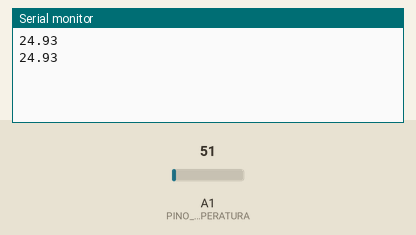
Recording of a sketch running on a simulated Arduino Uno, built with avr-gcc and run on an emulated ATmega328P. Parts: the last lines printed to the serial monitor. The inputs (shaded band) are chosen by the test bench; at power-on: A1 (PINO_SENSOR_TEMPERATURA) = 51.

Above: at 2.8 s.
2.9 s: A1 (PINO_SENSOR_TEMPERATURA) set to 61
At 5.2 s:
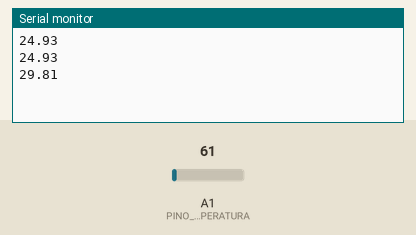
5.6 s: A1 (PINO_SENSOR_TEMPERATURA) set to 71
At 6.9 s:
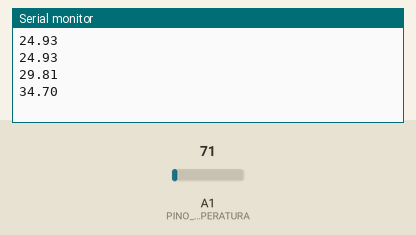
Timing chart, 0 to 8.6 s (numbered marks = the images above; inputs shaded):
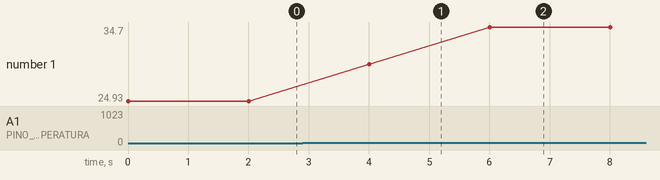

The sketch:

arduino_sprint2.ino
```cpp
const int PINO_SENSOR_TEMPERATURA = A1;
float temperaturaCelcius;

void setup() {
 Serial.begin(9600);

}

void loop() {

int valorLeitura = analogRead(PINO_SENSOR_TEMPERATURA);
temperaturaCelcius = (valorLeitura * 5.0 / 1023.0 / 0.01);

 Serial.println(temperaturaCelcius);


 delay(2000);
}
```

Measured:
- after the input at 2.9 s, the serial monitor: prints a new line after 1.1 s (image 1)
- after the input at 5.6 s, the serial monitor: prints a new line after 0.40 s (image 2)
- plotted number 1: 24.93 → 29.81 after the input at 2.9 s, 29.81 → 34.7 after the input at 5.6 s
